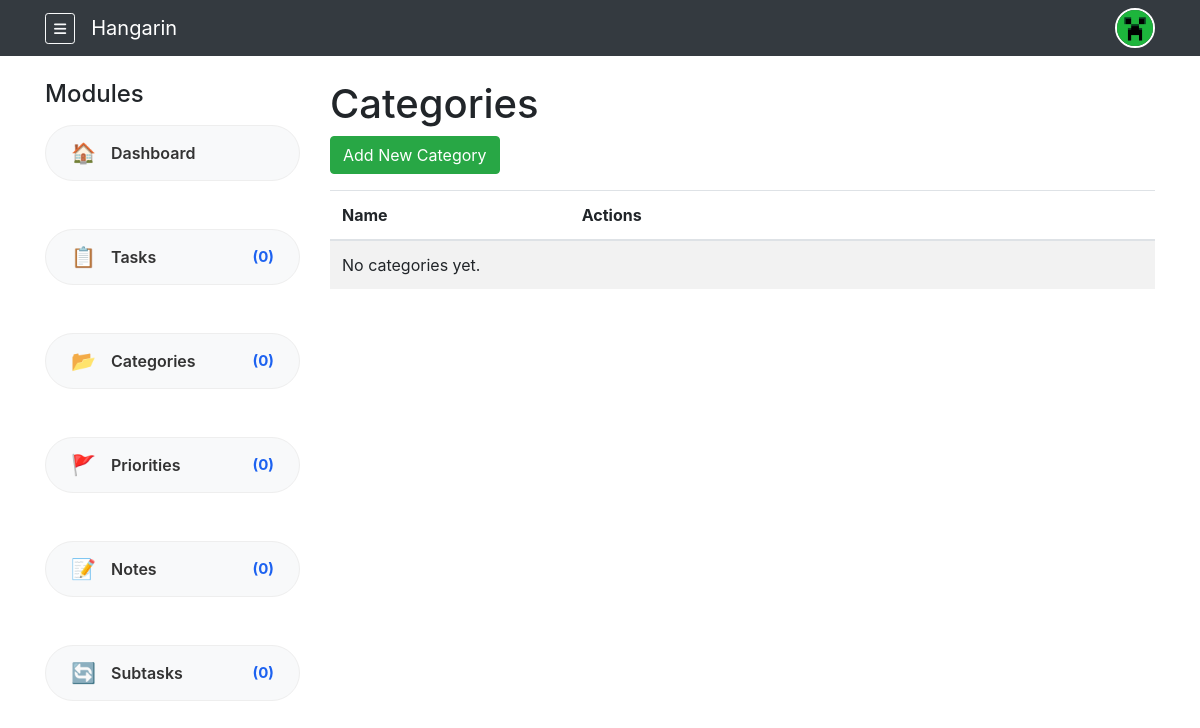
Before: /categories/ (signed in) with the older database file.
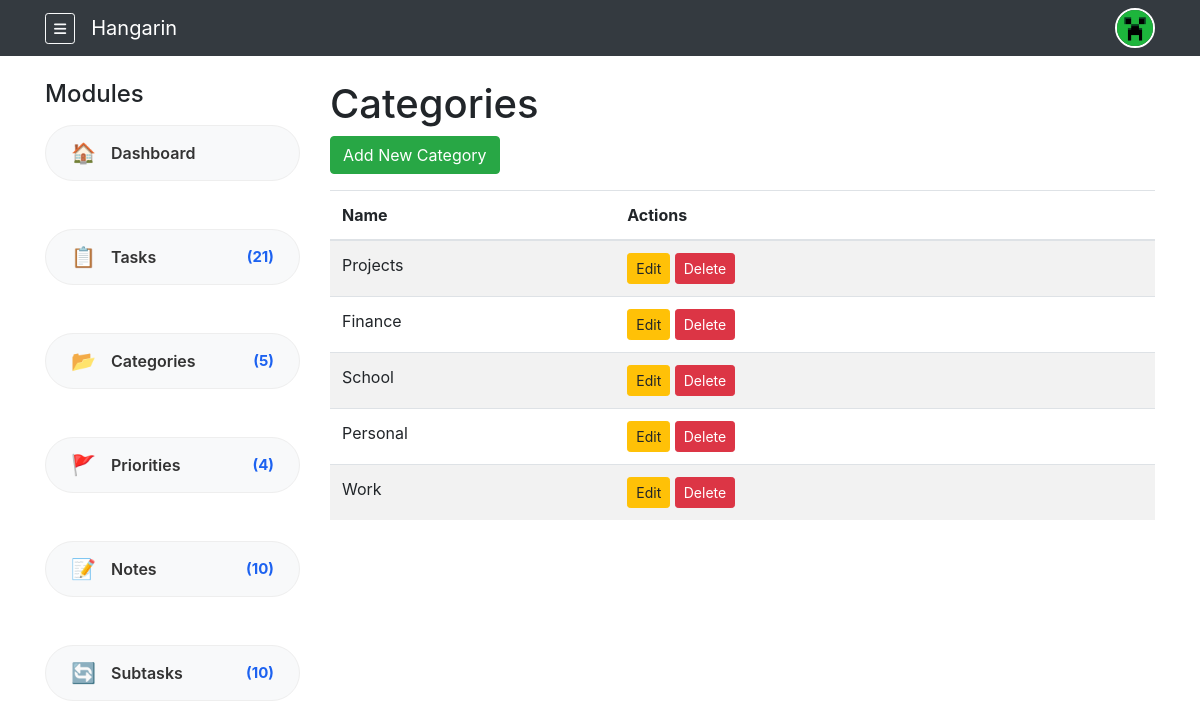
After: the same page with the newer database file.
### tasks/models.py (models this page shows, shortened)
class Category(models.Model):
    owner = models.ForeignKey(User, on_delete=models.CASCADE, related_name="categories", null=True, blank=True)
    name = models.CharField(max_length=100)
    class Meta:
        verbose_name = "Category"
        verbose_name_plural = "Categories"

### tasks/views.py (the view)
# urls.py: path('categories/', views.CategoryListView.as_view(), name='category_list'),
@method_decorator(never_cache, name='dispatch')
class CategoryListView(LoginRequiredMixin, ListView):
    model = Category
    template_name = 'category/category_list.html'
    context_object_name = 'categories'
    paginate_by = 10
    def get_queryset(self):
        return Category.objects.filter(owner=self.request.user).order_by('-id')

### tasks/context_processors.py (called while the page is built)
def sidebar_counts(request):
    if not request.user.is_authenticated:
        return {}
    u = request.user
    return {
        'count_tasks':      Task.objects.filter(owner=u).count(),
        'count_categories': Category.objects.filter(owner=u).count(),
        'count_priorities': Priority.objects.filter(owner=u).count(),
        'count_notes':      Note.objects.filter(task__owner=u).count(),
        'count_subtasks':   SubTask.objects.filter(parent_task__owner=u).count(),
    }

### templates/category/category_list.html (shortened to what this page needs)
{% extends 'base.html' %}
{% block content %}
<h1>Categories</h1>
<a href="{% url 'tasks:category_create' %}" class="btn btn-success mb-3">Add New Category</a>
<table class="table table-striped">
    <thead>
        <tr>
            <th>Name</th>
            <th>Actions</th>
        </tr>
    </thead>
    <tbody>
        {% for category in categories %}
        <tr>
            <td>{{ category.name }}</td>
            <td>
                <a href="{% url 'tasks:category_update' category.pk %}" class="btn btn-sm btn-warning">Edit</a>
                <a href="{% url 'tasks:category_delete' category.pk %}" class="btn btn-sm btn-danger">Delete</a>
            </td>
        </tr>
        {% empty %}
        <tr><td colspan="2">No categories yet.</td></tr>
        {% endfor %}
    </tbody>
</table>
{% endblock %}

Changed rows visible on the page:
added Category: name "Projects"
added Category: name "Finance"
added Category: name "School"
added Category: name "Personal"
added Category: name "Work"
Other visible differences:
{{ count_tasks }}: "0" → "21"
{{ count_categories }}: "0" → "5"
{{ count_priorities }}: "0" → "4"
{{ count_notes }}: "0" → "10"
{{ count_subtasks }}: "0" → "10"
text no longer shown: "No categories yet."
